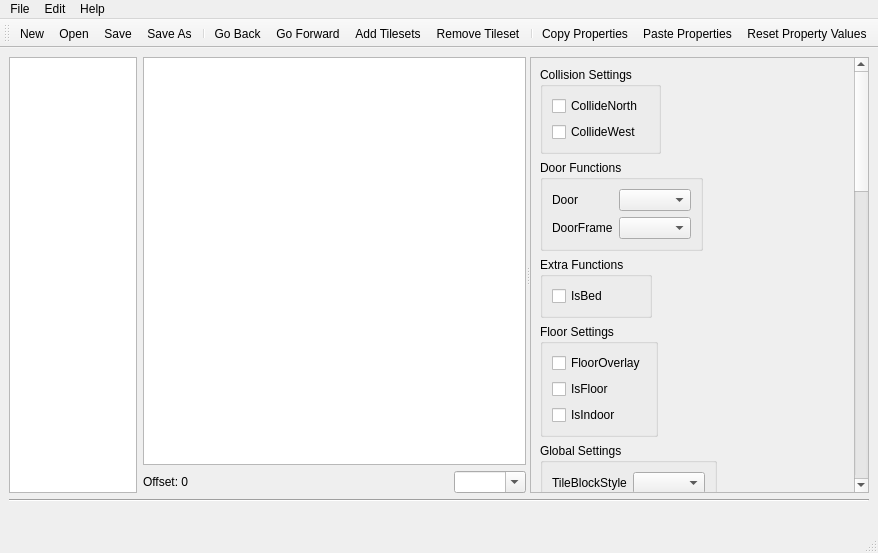
<?xml version="1.0" encoding="UTF-8"?>
<ui version="4.0">
 <class>TileDefDialog</class>
 <widget class="QMainWindow" name="TileDefDialog">
  <property name="geometry">
   <rect>
    <x>0</x>
    <y>0</y>
    <width>878</width>
    <height>553</height>
   </rect>
  </property>
  <property name="windowTitle">
   <string>Tile Properties</string>
  </property>
  <widget class="QWidget" name="centralwidget">
   <layout class="QGridLayout" name="gridLayout" rowstretch="1,0,0">
    <item row="0" column="0">
     <widget class="QSplitter" name="splitter">
      <property name="orientation">
       <enum>Qt::Horizontal</enum>
      </property>
      <property name="childrenCollapsible">
       <bool>false</bool>
      </property>
      <widget class="QWidget" name="layoutWidget">
       <layout class="QHBoxLayout" name="tilesNtilesetLayout">
        <item>
         <layout class="QVBoxLayout" name="tilesetLayout">
          <item>
           <widget class="QListWidget" name="tilesets">
            <property name="sizePolicy">
             <sizepolicy hsizetype="Preferred" vsizetype="Expanding">
              <horstretch>0</horstretch>
              <verstretch>0</verstretch>
             </sizepolicy>
            </property>
            <property name="minimumSize">
             <size>
              <width>128</width>
              <height>0</height>
             </size>
            </property>
           </widget>
          </item>
          <item>
           <layout class="QHBoxLayout" name="toolBarLayout"/>
          </item>
         </layout>
        </item>
        <item>
         <layout class="QVBoxLayout" name="tilesLayout">
          <item>
           <widget class="Tiled::Internal::MixedTilesetView" name="tiles"/>
          </item>
          <item>
           <layout class="QHBoxLayout" name="tileToolsLayout">
            <item>
             <widget class="QLabel" name="tileOffset">
              <property name="text">
               <string>Offset: 0</string>
              </property>
             </widget>
            </item>
            <item>
             <spacer name="horizontalSpacer_2">
              <property name="orientation">
               <enum>Qt::Horizontal</enum>
              </property>
              <property name="sizeHint" stdset="0">
               <size>
                <width>40</width>
                <height>20</height>
               </size>
              </property>
             </spacer>
            </item>
            <item>
             <widget class="QComboBox" name="scaleComboBox">
              <property name="editable">
               <bool>true</bool>
              </property>
             </widget>
            </item>
           </layout>
          </item>
         </layout>
        </item>
       </layout>
      </widget>
      <widget class="QWidget" name="verticalLayoutWidget">
       <layout class="QVBoxLayout" name="propertiesLayout">
        <item>
         <widget class="QScrollArea" name="scrollArea">
          <property name="widgetResizable">
           <bool>true</bool>
          </property>
          <widget class="QWidget" name="scrollAreaWidgetContents">
           <property name="geometry">
            <rect>
             <x>0</x>
             <y>0</y>
             <width>263</width>
             <height>1282</height>
            </rect>
           </property>
           <layout class="QGridLayout" name="gridLayout_2">
            <property name="margin">
             <number>0</number>
            </property>
            <item row="0" column="0">
             <widget class="QWidget" name="propertySheet" native="true">
              <layout class="QFormLayout" name="formLayout_4">
               <property name="fieldGrowthPolicy">
                <enum>QFormLayout::AllNonFixedFieldsGrow</enum>
               </property>
               <item row="0" column="0">
                <widget class="QGroupBox" name="groupBox">
                 <property name="title">
                  <string>Collision Settings</string>
                 </property>
                 <layout class="QFormLayout" name="formLayout">
                  <item row="0" column="0">
                   <widget class="QCheckBox" name="CollideNorth">
                    <property name="text">
                     <string>CollideNorth</string>
                    </property>
                   </widget>
                  </item>
                  <item row="1" column="0">
                   <widget class="QCheckBox" name="CollideWest">
                    <property name="text">
                     <string>CollideWest</string>
                    </property>
                   </widget>
                  </item>
                 </layout>
                </widget>
               </item>
               <item row="1" column="0">
                <widget class="QGroupBox" name="groupBox_2">
                 <property name="title">
                  <string>Door Functions</string>
                 </property>
                 <layout class="QFormLayout" name="formLayout_2">
                  <item row="0" column="0">
                   <widget class="QLabel" name="label">
                    <property name="text">
                     <string>Door</string>
                    </property>
                    <property name="buddy">
                     <cstring>Door</cstring>
                    </property>
                   </widget>
                  </item>
                  <item row="0" column="1">
                   <widget class="QComboBox" name="Door"/>
                  </item>
                  <item row="1" column="0">
                   <widget class="QLabel" name="label_2">
                    <property name="text">
                     <string>DoorFrame</string>
                    </property>
                    <property name="buddy">
                     <cstring>DoorFrame</cstring>
                    </property>
                   </widget>
                  </item>
                  <item row="1" column="1">
                   <widget class="QComboBox" name="DoorFrame"/>
                  </item>
                 </layout>
                </widget>
               </item>
               <item row="2" column="0">
                <widget class="QGroupBox" name="groupBox_3">
                 <property name="title">
                  <string>Extra Functions</string>
                 </property>
                 <layout class="QFormLayout" name="formLayout_3">
                  <item row="0" column="0">
                   <widget class="QCheckBox" name="IsBed">
                    <property name="text">
                     <string>IsBed</string>
                    </property>
                   </widget>
                  </item>
                 </layout>
                </widget>
               </item>
               <item row="3" column="0">
                <widget class="QGroupBox" name="groupBox_5">
                 <property name="title">
                  <string>Floor Settings</string>
                 </property>
                 <layout class="QFormLayout" name="formLayout_6">
                  <item row="0" column="0">
                   <widget class="QCheckBox" name="FloorOverlay">
                    <property name="text">
                     <string>FloorOverlay</string>
                    </property>
                   </widget>
                  </item>
                  <item row="1" column="0">
                   <widget class="QCheckBox" name="IsFloor">
                    <property name="text">
                     <string>IsFloor</string>
                    </property>
                   </widget>
                  </item>
                  <item row="2" column="0">
                   <widget class="QCheckBox" name="IsIndoor">
                    <property name="text">
                     <string>IsIndoor</string>
                    </property>
                   </widget>
                  </item>
                 </layout>
                </widget>
               </item>
               <item row="7" column="0">
                <widget class="QGroupBox" name="groupBox_6">
                 <property name="title">
                  <string>Roof Settings</string>
                 </property>
                 <layout class="QFormLayout" name="formLayout_7">
                  <item row="0" column="0">
                   <widget class="QLabel" name="label_4">
                    <property name="text">
                     <string>RoofStyle</string>
                    </property>
                    <property name="buddy">
                     <cstring>RoofStyle</cstring>
                    </property>
                   </widget>
                  </item>
                  <item row="0" column="1">
                   <widget class="QComboBox" name="RoofStyle"/>
                  </item>
                 </layout>
                </widget>
               </item>
               <item row="8" column="0">
                <widget class="QGroupBox" name="groupBox_7">
                 <property name="title">
                  <string>Sheet Settings</string>
                 </property>
                 <layout class="QFormLayout" name="formLayout_8">
                  <property name="fieldGrowthPolicy">
                   <enum>QFormLayout::AllNonFixedFieldsGrow</enum>
                  </property>
                  <item row="0" column="0">
                   <widget class="QCheckBox" name="ClimbSheetN">
                    <property name="text">
                     <string>ClimbSheetN</string>
                    </property>
                   </widget>
                  </item>
                  <item row="1" column="0">
                   <widget class="QCheckBox" name="ClimbSheetW">
                    <property name="text">
                     <string>ClimbSheetW</string>
                    </property>
                   </widget>
                  </item>
                 </layout>
                </widget>
               </item>
               <item row="12" column="0">
                <widget class="QGroupBox" name="groupBox_4">
                 <property name="title">
                  <string>Wall Settings</string>
                 </property>
                 <layout class="QFormLayout" name="formLayout_5">
                  <property name="fieldGrowthPolicy">
                   <enum>QFormLayout::AllNonFixedFieldsGrow</enum>
                  </property>
                  <item row="0" column="0">
                   <widget class="QCheckBox" name="HoppableN">
                    <property name="text">
                     <string>HoppableN</string>
                    </property>
                   </widget>
                  </item>
                  <item row="1" column="0">
                   <widget class="QCheckBox" name="HoppableW">
                    <property name="text">
                     <string>HoppableW</string>
                    </property>
                   </widget>
                  </item>
                  <item row="2" column="0">
                   <widget class="QCheckBox" name="WallOverlay">
                    <property name="text">
                     <string>WallOverlay</string>
                    </property>
                   </widget>
                  </item>
                  <item row="3" column="0">
                   <layout class="QHBoxLayout" name="horizontalLayout">
                    <item>
                     <widget class="QLabel" name="label_3">
                      <property name="text">
                       <string>WallStyle</string>
                      </property>
                      <property name="buddy">
                       <cstring>WallStyle</cstring>
                      </property>
                     </widget>
                    </item>
                    <item>
                     <widget class="QComboBox" name="WallStyle"/>
                    </item>
                   </layout>
                  </item>
                 </layout>
                </widget>
               </item>
               <item row="9" column="0">
                <widget class="QGroupBox" name="groupBox_8">
                 <property name="title">
                  <string>Shelf Settings</string>
                 </property>
                 <layout class="QFormLayout" name="formLayout_9">
                  <item row="0" column="0">
                   <widget class="QLabel" name="label_12">
                    <property name="text">
                     <string>FloorItemShelf</string>
                    </property>
                    <property name="buddy">
                     <cstring>FloorItemShelf</cstring>
                    </property>
                   </widget>
                  </item>
                  <item row="0" column="1">
                   <widget class="QComboBox" name="FloorItemShelf"/>
                  </item>
                  <item row="1" column="0">
                   <widget class="QLabel" name="label_13">
                    <property name="text">
                     <string>HighItemShelf</string>
                    </property>
                    <property name="buddy">
                     <cstring>HighItemShelf</cstring>
                    </property>
                   </widget>
                  </item>
                  <item row="1" column="1">
                   <widget class="QComboBox" name="HighItemShelf"/>
                  </item>
                  <item row="2" column="0">
                   <widget class="QLabel" name="label_14">
                    <property name="text">
                     <string>TableItemShelf</string>
                    </property>
                    <property name="buddy">
                     <cstring>TableItemShelf</cstring>
                    </property>
                   </widget>
                  </item>
                  <item row="2" column="1">
                   <widget class="QComboBox" name="TableItemShelf"/>
                  </item>
                 </layout>
                </widget>
               </item>
               <item row="10" column="0">
                <widget class="QGroupBox" name="groupBox_9">
                 <property name="title">
                  <string>Stair Settings</string>
                 </property>
                 <layout class="QFormLayout" name="formLayout_10">
                  <item row="0" column="0">
                   <widget class="QLabel" name="label_5">
                    <property name="text">
                     <string>StairStyle</string>
                    </property>
                    <property name="buddy">
                     <cstring>StairStyle</cstring>
                    </property>
                   </widget>
                  </item>
                  <item row="0" column="1">
                   <widget class="QComboBox" name="StairStyle"/>
                  </item>
                 </layout>
                </widget>
               </item>
               <item row="11" column="0">
                <widget class="QGroupBox" name="groupBox_10">
                 <property name="title">
                  <string>Visibility Functions</string>
                 </property>
                 <layout class="QFormLayout" name="formLayout_11">
                  <property name="fieldGrowthPolicy">
                   <enum>QFormLayout::AllNonFixedFieldsGrow</enum>
                  </property>
                  <item row="0" column="0">
                   <widget class="QCheckBox" name="PreSeen">
                    <property name="text">
                     <string>PreSeen</string>
                    </property>
                   </widget>
                  </item>
                 </layout>
                </widget>
               </item>
               <item row="13" column="0">
                <widget class="QGroupBox" name="groupBox_11">
                 <property name="title">
                  <string>Water Functions</string>
                 </property>
                 <layout class="QFormLayout" name="formLayout_12">
                  <property name="fieldGrowthPolicy">
                   <enum>QFormLayout::AllNonFixedFieldsGrow</enum>
                  </property>
                  <item row="2" column="0">
                   <widget class="QCheckBox" name="WaterPiped">
                    <property name="text">
                     <string>Water Piped</string>
                    </property>
                   </widget>
                  </item>
                  <item row="0" column="0">
                   <layout class="QHBoxLayout" name="horizontalLayout_2">
                    <item>
                     <widget class="QLabel" name="label_6">
                      <property name="text">
                       <string>WaterAmount</string>
                      </property>
                      <property name="buddy">
                       <cstring>WaterAmount</cstring>
                      </property>
                     </widget>
                    </item>
                    <item>
                     <widget class="QSpinBox" name="WaterAmount"/>
                    </item>
                   </layout>
                  </item>
                  <item row="1" column="0">
                   <layout class="QHBoxLayout" name="horizontalLayout_5">
                    <item>
                     <widget class="QLabel" name="label_8">
                      <property name="text">
                       <string>WaterMaxAmount</string>
                      </property>
                      <property name="buddy">
                       <cstring>WaterMaxAmount</cstring>
                      </property>
                     </widget>
                    </item>
                    <item>
                     <widget class="QSpinBox" name="WaterMaxAmount"/>
                    </item>
                   </layout>
                  </item>
                 </layout>
                </widget>
               </item>
               <item row="14" column="0">
                <widget class="QGroupBox" name="groupBox_12">
                 <property name="title">
                  <string>Window Functions</string>
                 </property>
                 <layout class="QFormLayout" name="formLayout_13">
                  <property name="fieldGrowthPolicy">
                   <enum>QFormLayout::AllNonFixedFieldsGrow</enum>
                  </property>
                  <item row="3" column="0">
                   <widget class="QCheckBox" name="WindowLocked">
                    <property name="text">
                     <string>WindowLocked</string>
                    </property>
                   </widget>
                  </item>
                  <item row="0" column="0">
                   <layout class="QHBoxLayout" name="horizontalLayout_6">
                    <item>
                     <widget class="QLabel" name="label_9">
                      <property name="text">
                       <string>OpenTileOffset</string>
                      </property>
                      <property name="buddy">
                       <cstring>OpenTileOffset</cstring>
                      </property>
                     </widget>
                    </item>
                    <item>
                     <widget class="QSpinBox" name="OpenTileOffset"/>
                    </item>
                   </layout>
                  </item>
                  <item row="1" column="0">
                   <layout class="QHBoxLayout" name="horizontalLayout_7">
                    <item>
                     <widget class="QLabel" name="label_10">
                      <property name="text">
                       <string>SmashedTileOffset</string>
                      </property>
                      <property name="buddy">
                       <cstring>SmashedTileOffset</cstring>
                      </property>
                     </widget>
                    </item>
                    <item>
                     <widget class="QSpinBox" name="SmashedTileOffset"/>
                    </item>
                   </layout>
                  </item>
                  <item row="2" column="0">
                   <layout class="QHBoxLayout" name="horizontalLayout_8">
                    <item>
                     <widget class="QLabel" name="label_11">
                      <property name="text">
                       <string>Window</string>
                      </property>
                      <property name="buddy">
                       <cstring>Window</cstring>
                      </property>
                     </widget>
                    </item>
                    <item>
                     <widget class="QComboBox" name="Window"/>
                    </item>
                   </layout>
                  </item>
                 </layout>
                </widget>
               </item>
               <item row="6" column="0">
                <widget class="QGroupBox" name="groupBox_13">
                 <property name="title">
                  <string>Object Settings</string>
                 </property>
                 <layout class="QFormLayout" name="formLayout_14">
                  <property name="fieldGrowthPolicy">
                   <enum>QFormLayout::AllNonFixedFieldsGrow</enum>
                  </property>
                  <item row="1" column="0">
                   <widget class="QCheckBox" name="WheelieBin">
                    <property name="text">
                     <string>WheelieBin</string>
                    </property>
                   </widget>
                  </item>
                  <item row="0" column="0">
                   <layout class="QHBoxLayout" name="horizontalLayout_12">
                    <item>
                     <widget class="QLabel" name="label_15">
                      <property name="text">
                       <string>ContainerType</string>
                      </property>
                      <property name="buddy">
                       <cstring>ContainerType</cstring>
                      </property>
                     </widget>
                    </item>
                    <item>
                     <widget class="QComboBox" name="ContainerType">
                      <property name="minimumSize">
                       <size>
                        <width>128</width>
                        <height>0</height>
                       </size>
                      </property>
                      <property name="editable">
                       <bool>true</bool>
                      </property>
                     </widget>
                    </item>
                   </layout>
                  </item>
                 </layout>
                </widget>
               </item>
               <item row="4" column="0">
                <widget class="QGroupBox" name="groupBox_14">
                 <property name="title">
                  <string>Global Settings</string>
                 </property>
                 <layout class="QFormLayout" name="formLayout_15">
                  <item row="0" column="0">
                   <widget class="QLabel" name="label_7">
                    <property name="text">
                     <string>TileBlockStyle</string>
                    </property>
                    <property name="buddy">
                     <cstring>TileBlockStyle</cstring>
                    </property>
                   </widget>
                  </item>
                  <item row="0" column="1">
                   <widget class="QComboBox" name="TileBlockStyle"/>
                  </item>
                 </layout>
                </widget>
               </item>
               <item row="5" column="0">
                <widget class="QGroupBox" name="groupBox_15">
                 <property name="title">
                  <string>Light Settings</string>
                 </property>
                 <layout class="QFormLayout" name="formLayout_16">
                  <item row="0" column="0">
                   <widget class="QLabel" name="label_16">
                    <property name="text">
                     <string>LightPolyStyle</string>
                    </property>
                    <property name="buddy">
                     <cstring>LightPolyStyle</cstring>
                    </property>
                   </widget>
                  </item>
                  <item row="0" column="1">
                   <widget class="QComboBox" name="LightPolyStyle"/>
                  </item>
                 </layout>
                </widget>
               </item>
              </layout>
             </widget>
            </item>
           </layout>
          </widget>
         </widget>
        </item>
       </layout>
      </widget>
     </widget>
    </item>
    <item row="2" column="0">
     <layout class="QHBoxLayout" name="buttonLayout">
      <item>
       <spacer name="horizontalSpacer">
        <property name="orientation">
         <enum>Qt::Horizontal</enum>
        </property>
        <property name="sizeHint" stdset="0">
         <size>
          <width>40</width>
          <height>20</height>
         </size>
        </property>
       </spacer>
      </item>
     </layout>
    </item>
    <item row="1" column="0">
     <widget class="Line" name="line">
      <property name="orientation">
       <enum>Qt::Horizontal</enum>
      </property>
     </widget>
    </item>
   </layout>
  </widget>
  <widget class="QMenuBar" name="menubar">
   <property name="geometry">
    <rect>
     <x>0</x>
     <y>0</y>
     <width>878</width>
     <height>21</height>
    </rect>
   </property>
   <widget class="QMenu" name="menuFile">
    <property name="title">
     <string>File</string>
    </property>
    <addaction name="actionNew"/>
    <addaction name="actionOpen"/>
    <addaction name="actionSave"/>
    <addaction name="actionSaveAs"/>
    <addaction name="separator"/>
    <addaction name="actionAddTileset"/>
    <addaction name="actionTilesDirectory"/>
    <addaction name="separator"/>
    <addaction name="actionClose"/>
   </widget>
   <widget class="QMenu" name="menuEdit">
    <property name="title">
     <string>Edit</string>
    </property>
    <addaction name="separator"/>
    <addaction name="actionCopyProperties"/>
    <addaction name="actionPasteProperties"/>
    <addaction name="actionReset"/>
   </widget>
   <widget class="QMenu" name="menuHelp">
    <property name="title">
     <string>Help</string>
    </property>
    <addaction name="actionUserGuide"/>
   </widget>
   <addaction name="menuFile"/>
   <addaction name="menuEdit"/>
   <addaction name="menuHelp"/>
  </widget>
  <widget class="QStatusBar" name="statusbar"/>
  <widget class="QToolBar" name="toolBar">
   <property name="windowTitle">
    <string>toolBar</string>
   </property>
   <attribute name="toolBarArea">
    <enum>TopToolBarArea</enum>
   </attribute>
   <attribute name="toolBarBreak">
    <bool>false</bool>
   </attribute>
   <addaction name="actionNew"/>
   <addaction name="actionOpen"/>
   <addaction name="actionSave"/>
   <addaction name="actionSaveAs"/>
   <addaction name="separator"/>
   <addaction name="actionGoBack"/>
   <addaction name="actionGoForward"/>
   <addaction name="actionAddTileset"/>
   <addaction name="actionRemoveTileset"/>
   <addaction name="separator"/>
   <addaction name="actionCopyProperties"/>
   <addaction name="actionPasteProperties"/>
   <addaction name="actionReset"/>
  </widget>
  <action name="actionOpen">
   <property name="icon">
    <iconset resource="tiled.qrc">
     <normaloff>:/images/16x16/document-open.png</normaloff>:/images/16x16/document-open.png</iconset>
   </property>
   <property name="text">
    <string>Open...</string>
   </property>
  </action>
  <action name="actionAddTileset">
   <property name="icon">
    <iconset resource="tiled.qrc">
     <normaloff>:/images/22x22/add.png</normaloff>:/images/22x22/add.png</iconset>
   </property>
   <property name="text">
    <string>Add Tilesets...</string>
   </property>
   <property name="toolTip">
    <string>Choose tilesets to add</string>
   </property>
  </action>
  <action name="actionSave">
   <property name="icon">
    <iconset resource="tiled.qrc">
     <normaloff>:/images/16x16/document-save.png</normaloff>:/images/16x16/document-save.png</iconset>
   </property>
   <property name="text">
    <string>Save</string>
   </property>
  </action>
  <action name="actionNew">
   <property name="icon">
    <iconset resource="tiled.qrc">
     <normaloff>:/images/16x16/document-new.png</normaloff>:/images/16x16/document-new.png</iconset>
   </property>
   <property name="text">
    <string>New</string>
   </property>
  </action>
  <action name="actionReset">
   <property name="icon">
    <iconset resource="tiled.qrc">
     <normaloff>:/images/16x16/edit-clear.png</normaloff>:/images/16x16/edit-clear.png</iconset>
   </property>
   <property name="text">
    <string>Reset Property Values</string>
   </property>
   <property name="toolTip">
    <string>Reset properties to the default</string>
   </property>
  </action>
  <action name="actionCopyProperties">
   <property name="icon">
    <iconset resource="tiled.qrc">
     <normaloff>:/images/16x16/edit-copy.png</normaloff>:/images/16x16/edit-copy.png</iconset>
   </property>
   <property name="text">
    <string>Copy Properties</string>
   </property>
   <property name="toolTip">
    <string>Copy selected tile properties</string>
   </property>
  </action>
  <action name="actionPasteProperties">
   <property name="icon">
    <iconset resource="tiled.qrc">
     <normaloff>:/images/16x16/edit-paste.png</normaloff>:/images/16x16/edit-paste.png</iconset>
   </property>
   <property name="text">
    <string>Paste Properties</string>
   </property>
   <property name="toolTip">
    <string>Paste properties onto selected tiles</string>
   </property>
  </action>
  <action name="actionSaveAs">
   <property name="icon">
    <iconset resource="tiled.qrc">
     <normaloff>:/images/16x16/document-save-as.png</normaloff>:/images/16x16/document-save-as.png</iconset>
   </property>
   <property name="text">
    <string>Save As...</string>
   </property>
  </action>
  <action name="actionClose">
   <property name="icon">
    <iconset resource="tiled.qrc">
     <normaloff>:/images/16x16/application-exit.png</normaloff>:/images/16x16/application-exit.png</iconset>
   </property>
   <property name="text">
    <string>Close</string>
   </property>
  </action>
  <action name="actionRemoveTileset">
   <property name="icon">
    <iconset resource="tiled.qrc">
     <normaloff>:/images/16x16/edit-delete.png</normaloff>:/images/16x16/edit-delete.png</iconset>
   </property>
   <property name="text">
    <string>Remove Tileset</string>
   </property>
   <property name="toolTip">
    <string>Remove the selected tileset</string>
   </property>
  </action>
  <action name="actionGoBack">
   <property name="icon">
    <iconset resource="tiled.qrc">
     <normaloff>:/images/16x16/go-back.png</normaloff>:/images/16x16/go-back.png</iconset>
   </property>
   <property name="text">
    <string>Go Back</string>
   </property>
   <property name="shortcut">
    <string>Alt+Left</string>
   </property>
  </action>
  <action name="actionGoForward">
   <property name="icon">
    <iconset resource="tiled.qrc">
     <normaloff>:/images/16x16/go-forward.png</normaloff>:/images/16x16/go-forward.png</iconset>
   </property>
   <property name="text">
    <string>Go Forward</string>
   </property>
   <property name="shortcut">
    <string>Alt+Right</string>
   </property>
  </action>
  <action name="actionUserGuide">
   <property name="text">
    <string>Contents</string>
   </property>
  </action>
  <action name="actionTilesDirectory">
   <property name="text">
    <string>Tiles Directory...</string>
   </property>
  </action>
 </widget>
 <customwidgets>
  <customwidget>
   <class>Tiled::Internal::MixedTilesetView</class>
   <extends>QTableView</extends>
   <header>BuildingEditor/mixedtilesetview.h</header>
  </customwidget>
 </customwidgets>
 <resources>
  <include location="tiled.qrc"/>
 </resources>
 <connections/>
</ui>
